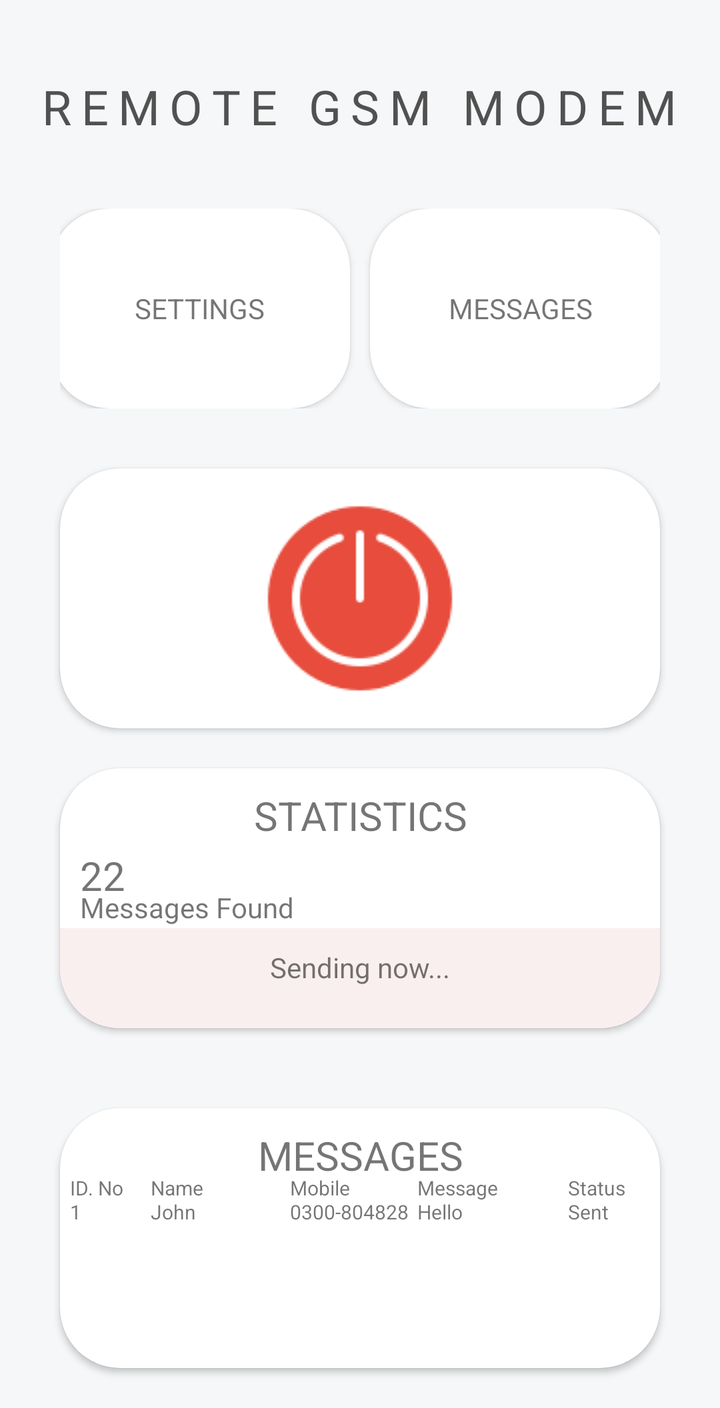
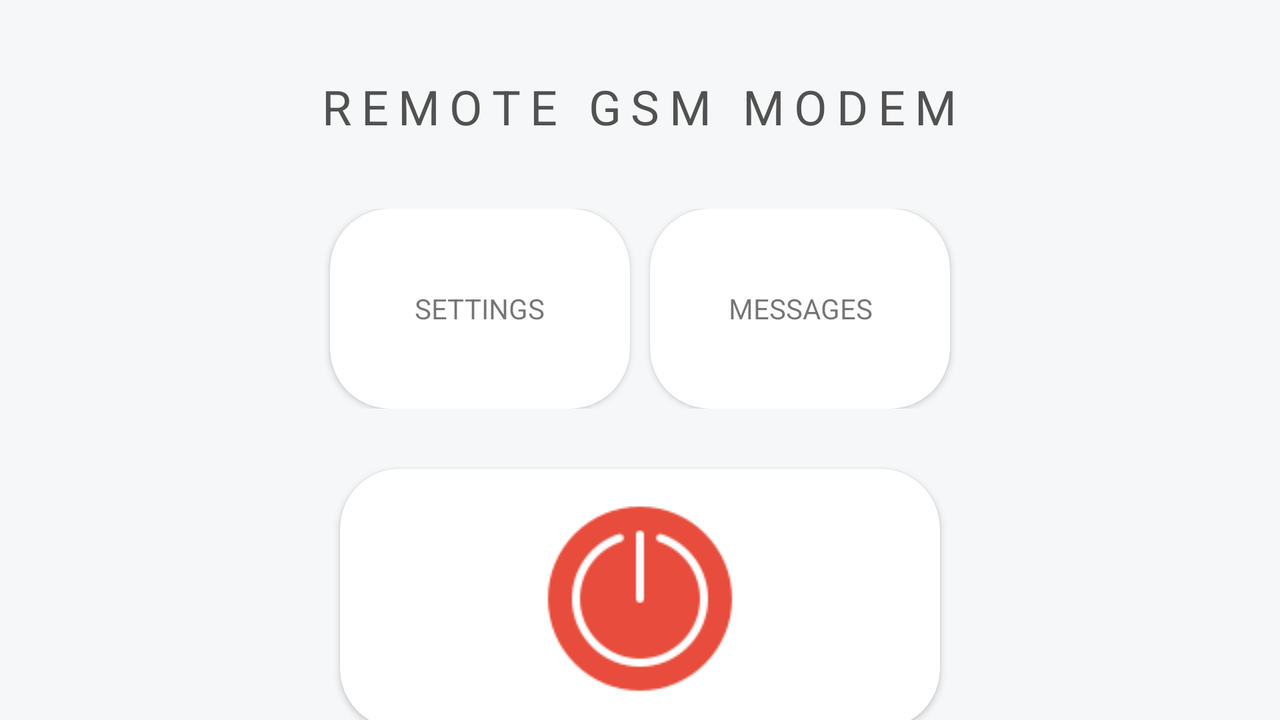

First picture: res/layout/ on a phone held upright. Second picture: the repository's own variant of that layout, on a device whose configuration matches the variant's folder. Source for both follows.
<!-- AndroidManifest.xml: application theme Theme.RemoteGSMModem -->
<!-- res/layout/activity_main2.xml -->
<?xml version="1.0" encoding="utf-8"?>
<ScrollView
    xmlns:android="http://schemas.android.com/apk/res/android"
    xmlns:app="http://schemas.android.com/apk/res-auto"
    xmlns:tools="http://schemas.android.com/tools"
    android:layout_width="match_parent"
    android:layout_height="match_parent"
    tools:context=".MainActivity2"
    android:background="#F6F7F8"
    >

    
    <LinearLayout
        android:id="@+id/LL_MainLayout_1"
        android:layout_width="match_parent"
        android:layout_height="wrap_content"
        android:orientation="vertical"
        app:layout_constraintEnd_toEndOf="parent"
        app:layout_constraintStart_toStartOf="parent"
        app:layout_constraintTop_toTopOf="parent">

        
        <TextView
            android:layout_width="wrap_content"
            android:layout_height="wrap_content"
            android:layout_gravity="center"
            android:layout_marginTop="32dp"
            android:gravity="center"
            android:letterSpacing="0.2"
            android:padding="5dp"
            android:rotation="0"
            android:rotationY="0"
            android:text="REMOTE GSM MODEM"
            android:textAllCaps="false"
            android:textColor="#515151"
            android:textSize="24sp"
            android:textStyle="normal"

            app:layout_constraintStart_toStartOf="parent"
            app:layout_constraintTop_toTopOf="parent" />
        


        
        <LinearLayout
            android:id="@+id/ll_CardViews"
            android:layout_width="match_parent"
            android:layout_height="wrap_content"
            android:layout_margin="20dp"
            android:layout_marginStart="20dp"
            android:layout_marginLeft="20dp"
            android:gravity="center"
            android:orientation="horizontal"
            android:padding="10dp"
            app:layout_constraintHorizontal_bias="1.0"
            app:layout_constraintStart_toStartOf="parent"
            app:layout_constraintTop_toBottomOf="@+id/tvRetroResponse_status01">

            
            <androidx.cardview.widget.CardView
                android:id="@+id/card_view_settings"
                android:layout_width="150dp"
                android:layout_height="100dp"
                android:layout_marginEnd="10dp"
                android:layout_marginRight="10dp"
                app:cardCornerRadius="30dp">
                
                <LinearLayout

                    android:layout_width="wrap_content"
                    android:layout_height="wrap_content"
                    android:layout_gravity="center"
                    android:gravity="center"
                    android:orientation="vertical">

                    <ImageView
                        android:id="@+id/imgSettings"
                        android:layout_width="wrap_content"
                        android:layout_height="wrap_content"
                        android:adjustViewBounds="true"
                        android:contentDescription="Setting"
                        android:minWidth="150dp"
                        android:scaleType="center"
                        android:src="@drawable/ic_baseline_settings_24" />

                    <TextView
                        android:id="@+id/info_text1"
                        android:layout_width="wrap_content"
                        android:layout_height="match_parent"
                        android:layout_gravity="center"
                        android:gravity="center"
                        android:text="SETTINGS" />

                </LinearLayout>

            </androidx.cardview.widget.CardView>

            
            <androidx.cardview.widget.CardView
                android:id="@+id/card_view_messages"
                android:layout_width="150dp"
                android:layout_height="100dp"
                app:cardCornerRadius="30dp">
                
                <LinearLayout
                    android:layout_width="wrap_content"
                    android:layout_height="wrap_content"
                    android:layout_gravity="center"
                    android:gravity="center"
                    android:orientation="vertical">

                    <ImageView
                        android:id="@+id/imgSendMessage"
                        android:layout_width="wrap_content"
                        android:layout_height="wrap_content"
                        android:adjustViewBounds="true"
                        android:contentDescription="Messages"
                        android:minWidth="150dp"
                        android:scaleType="center"
                        android:src="@drawable/ic_baseline_send_24" />

                    <TextView
                        android:id="@+id/info_text2"
                        android:layout_width="wrap_content"
                        android:layout_height="match_parent"
                        android:layout_gravity="center"
                        android:gravity="center"
                        android:text="MESSAGES" />

                </LinearLayout>

            </androidx.cardview.widget.CardView>

        </LinearLayout>
        


        
        <androidx.cardview.widget.CardView
            android:id="@+id/card_view_on_off"
            android:layout_width="300dp"
            android:layout_height="130dp"
            android:layout_gravity="center"
            app:cardCornerRadius="30dp">
            

            
            <ImageButton
                android:id="@+id/ibStartThread"
                android:layout_width="100dp"
                android:layout_height="100dp"
                android:layout_gravity="center"
                android:onClick="btnClickStartThread"
                android:adjustViewBounds="true"
                android:background="@drawable/icons8_off"
                android:paddingTop="10dp"
                android:scaleType="center"
                app:layout_constraintEnd_toEndOf="parent"
                app:layout_constraintHorizontal_bias="0.498"
                app:layout_constraintStart_toStartOf="parent" />
            

        </androidx.cardview.widget.CardView>
        

        
        <androidx.cardview.widget.CardView
            android:id="@+id/card_view_statistics"
            android:layout_width="300dp"
            android:layout_height="130dp"
            android:layout_gravity="center"
            android:layout_margin="20dp"
            android:padding="20dp"
            app:cardCornerRadius="30dp">


            
            <TextView
                android:layout_width="match_parent"
                android:layout_height="match_parent"
                android:layout_gravity="center"
                android:gravity="center_horizontal"
                android:padding="10dp"
                android:text="STATISTICS"
                android:textSize="20sp" />

            
            <TextView
                android:id="@+id/tvMessagesFound"
                android:layout_width="match_parent"
                android:layout_height="match_parent"
                android:layout_gravity="start"
                android:layout_marginTop="30dp"
                android:gravity="start"
                android:padding="10dp"
                android:text="22"
                android:textSize="20sp" />

            
            <TextView
                android:id="@+id/tvMessagesFoundtxt"
                android:layout_width="match_parent"
                android:layout_height="match_parent"
                android:layout_gravity="start"
                android:layout_marginTop="50dp"
                android:gravity="start"
                android:padding="10dp"
                android:text="Messages Found" />

            
            <TextView
                android:layout_width="match_parent"
                android:layout_height="match_parent"
                android:layout_gravity="center_horizontal"
                android:layout_marginTop="80dp"
                android:background="#FAEFEF"
                android:gravity="center_horizontal"
                android:padding="10dp"
                android:text="Sending now..." />


        </androidx.cardview.widget.CardView>
        

        
        <androidx.cardview.widget.CardView
            android:id="@+id/card_view_messages_2"
            android:layout_width="300dp"
            android:layout_height="130dp"
            android:layout_gravity="center"
            android:layout_margin="20dp"
            android:padding="20dp"
            app:cardCornerRadius="30dp">

            
            <TextView
                android:layout_width="match_parent"
                android:layout_height="match_parent"
                android:layout_gravity="center"
                android:gravity="center_horizontal"
                android:padding="10dp"
                android:text="MESSAGES"
                android:textSize="20sp" />

            
            <LinearLayout
                android:id="@+id/ll_messages"
                android:layout_width="match_parent"
                android:layout_height="wrap_content"
                android:layout_marginTop="28dp"
                android:orientation="horizontal"
                android:paddingTop="8dp"
                android:padding="5dp"
                android:background="@drawable/gradient_background"
                android:weightSum="50">

                
                <TextView
                    android:layout_width="0dp"
                    android:layout_height="match_parent"
                    android:layout_weight="7"
                    android:textSize="10sp"
                    android:text="ID. No" />

                
                <TextView
                    android:layout_width="0dp"
                    android:layout_height="match_parent"
                    android:layout_weight="12"
                    android:textSize="10sp"
                    android:text="Name" />

                
                <TextView
                    android:layout_width="0dp"
                    android:layout_height="match_parent"
                    android:layout_weight="11"
                    android:textSize="10sp"
                    android:text="Mobile" />

                
                <TextView
                    android:layout_width="0dp"
                    android:layout_height="match_parent"
                    android:layout_weight="13"
                    android:textSize="10sp"
                    android:text="Message" />

                
                <TextView
                    android:layout_width="0dp"
                    android:layout_height="match_parent"
                    android:layout_weight="7"
                    android:textSize="10sp"
                    android:text="Status" />

            </LinearLayout>
            

            
            <LinearLayout
                android:layout_width="match_parent"
                android:layout_height="wrap_content"
                android:layout_marginTop="25dp"
                android:background="@drawable/gradient_background"
                android:orientation="horizontal"
                android:padding="5dp"
                android:layout_marginVertical="40dp"
                android:weightSum="50">

                
                <TextView
                    android:id="@+id/tvMsg_srno"
                    android:layout_width="0dp"
                    android:layout_height="match_parent"
                    android:layout_weight="7"
                    android:text="1"
                    android:textSize="10sp" />

                
                <TextView
                    android:id="@+id/tvMsg_name"
                    android:layout_width="0dp"
                    android:layout_height="match_parent"
                    android:layout_weight="12"
                    android:text="John"
                    android:textSize="10sp" />

                
                <TextView
                    android:id="@+id/tvMsg_mobile"
                    android:layout_width="0dp"
                    android:layout_height="match_parent"
                    android:layout_weight="11"
                    android:text="0300-804828"
                    android:textSize="10sp" />

                
                <TextView
                    android:id="@+id/tvMsg_msg"
                    android:layout_width="0dp"
                    android:layout_height="match_parent"
                    android:layout_weight="13"
                    android:text="Hello"
                    android:textSize="10sp" />

                
                <TextView
                    android:id="@+id/tvMsg_status"
                    android:layout_width="0dp"
                    android:layout_height="match_parent"
                    android:layout_weight="7"
                    android:text="Sent"
                    android:textSize="10sp" />
            </LinearLayout>
            


        </androidx.cardview.widget.CardView>
        

    </LinearLayout>
    

</ScrollView>
<!-- resources referenced by this layout -->
<resources>
  <!-- drawable gradient_background (drawable) -->
  <?xml version="1.0" encoding="utf-8"?>
  <selector xmlns:android="http://schemas.android.com/apk/res/android">
      <item>
          <shape android:shape="line" android:thickness="10dp"
              android:tint="@color/black">
  
          </shape>
  
  
  
  
  
  
  
      </item>
  </selector>
  <!-- drawable icons8_off: png bitmap (drawable, 4351 bytes) -->
  <style name="Theme.RemoteGSMModem" parent="Theme.MaterialComponents.DayNight.DarkActionBar">
          
          <item name="colorPrimary">@color/purple_500</item>
          <item name="colorPrimaryVariant">@color/purple_700</item>
          <item name="colorOnPrimary">@color/white</item>
          
          <item name="colorSecondary">@color/teal_200</item>
          <item name="colorSecondaryVariant">@color/teal_700</item>
          <item name="colorOnSecondary">@color/black</item>
          
          <item name="android:statusBarColor" tools:targetApi="l">?attr/colorPrimaryVariant</item>
          
      </style>
</resources>
<!-- res/layout-land/activity_main2.xml (the repository's variant of the layout above) -->
<!-- drawn on the phone turned sideways -->
<?xml version="1.0" encoding="utf-8"?>
<androidx.constraintlayout.widget.ConstraintLayout
    xmlns:android="http://schemas.android.com/apk/res/android"
    xmlns:app="http://schemas.android.com/apk/res-auto"
    xmlns:tools="http://schemas.android.com/tools"
    android:layout_width="match_parent"
    android:layout_height="match_parent"
    tools:context=".MainActivity2"
    android:background="#F6F7F8"
    >

    <LinearLayout
        android:id="@+id/LL_MainLayout_1"
        android:layout_width="match_parent"
        android:layout_height="wrap_content"
        android:orientation="vertical"
        app:layout_constraintTop_toTopOf="parent">

        
        <TextView
            android:id="@+id/tvRetroResponse_status01"
            android:layout_width="wrap_content"
            android:layout_height="wrap_content"
            android:layout_gravity="center"
            android:layout_marginTop="32dp"
            android:gravity="center"
            android:letterSpacing="0.2"
            android:padding="5dp"
            android:rotation="0"
            android:rotationY="0"
            android:text="REMOTE GSM MODEM"
            android:textAllCaps="false"
            android:textColor="#515151"
            android:textSize="24sp"
            android:textStyle="normal"

            app:layout_constraintStart_toStartOf="parent"
            app:layout_constraintTop_toTopOf="parent" />
        


        
        <LinearLayout
            android:id="@+id/ll_CardViews"
            android:layout_width="match_parent"
            android:layout_height="wrap_content"
            android:layout_margin="20dp"
            android:layout_marginStart="20dp"
            android:layout_marginLeft="20dp"
            android:gravity="center"
            android:orientation="horizontal"
            android:padding="10dp"
            app:layout_constraintHorizontal_bias="1.0"
            app:layout_constraintStart_toStartOf="parent"
            app:layout_constraintTop_toBottomOf="@+id/tvRetroResponse_status01">

            
            <androidx.cardview.widget.CardView
                android:id="@+id/card_view1"
                android:layout_width="150dp"
                android:layout_height="100dp"
                android:layout_marginEnd="10dp"
                android:layout_marginRight="10dp"
                app:cardCornerRadius="30dp">
                
                <LinearLayout

                    android:layout_width="wrap_content"
                    android:layout_height="wrap_content"
                    android:layout_gravity="center"
                    android:gravity="center"
                    android:orientation="vertical">

                    <ImageView
                        android:id="@+id/imgSettings"
                        android:layout_width="wrap_content"
                        android:layout_height="wrap_content"
                        android:adjustViewBounds="true"
                        android:contentDescription="Setting"
                        android:minWidth="150dp"
                        android:scaleType="center"
                        android:src="@drawable/ic_baseline_settings_24" />

                    <TextView
                        android:id="@+id/info_text1"
                        android:layout_width="wrap_content"
                        android:layout_height="match_parent"
                        android:layout_gravity="center"
                        android:gravity="center"
                        android:text="SETTINGS"
                          />

                </LinearLayout>

            </androidx.cardview.widget.CardView>

            
            <androidx.cardview.widget.CardView
                android:id="@+id/card_view2"
                android:layout_width="150dp"
                android:layout_height="100dp"
                app:cardCornerRadius="30dp">
                
                <LinearLayout
                    android:layout_width="wrap_content"
                    android:layout_height="wrap_content"
                    android:layout_gravity="center"
                    android:gravity="center"
                    android:orientation="vertical">

                    <ImageView
                        android:id="@+id/imgSendMessage"
                        android:layout_width="wrap_content"
                        android:layout_height="wrap_content"
                        android:adjustViewBounds="true"
                        android:contentDescription="Messages"
                        android:minWidth="150dp"
                        android:scaleType="center"
                        android:src="@drawable/ic_baseline_send_24" />

                    <TextView
                        android:id="@+id/info_text2"
                        android:layout_width="wrap_content"
                        android:layout_height="match_parent"
                        android:layout_gravity="center"
                        android:gravity="center"
                        android:text="MESSAGES"
                         />

                </LinearLayout>

            </androidx.cardview.widget.CardView>

        </LinearLayout>
        


        
        <androidx.cardview.widget.CardView
            android:id="@+id/card_view3"
            android:layout_width="300dp"
            android:layout_height="130dp"
            android:layout_gravity="center"
            app:cardCornerRadius="30dp">
            

            
            <ImageButton
                android:id="@+id/ibStartThread"
                android:layout_width="100dp"
                android:layout_height="100dp"
                android:layout_gravity="center"

                android:adjustViewBounds="true"
                android:background="@drawable/icons8_off"
                android:paddingTop="10dp"
                android:scaleType="center"
                app:layout_constraintEnd_toEndOf="parent"
                app:layout_constraintHorizontal_bias="0.498"
                app:layout_constraintStart_toStartOf="parent"
                 />
            

        </androidx.cardview.widget.CardView>
        

        
        <androidx.cardview.widget.CardView
            android:id="@+id/card_view4"
            android:layout_width="300dp"
            android:layout_height="130dp"
            android:layout_gravity="center"
            android:padding="20dp"
            android:layout_margin="20dp"
            app:cardCornerRadius="30dp">



            
            <TextView
                android:layout_width="match_parent"
                android:layout_height="match_parent"
                android:layout_gravity="center"
                android:gravity="center_horizontal"
                android:padding="10dp"
                android:textSize="20sp"
                android:text="STATISTICS"
                />

            <TextView
                android:layout_width="match_parent"
                android:layout_height="match_parent"
                android:layout_gravity="start"
                android:gravity="start"
                android:padding="10dp"
                android:textSize="20sp"

                android:layout_marginTop="30dp"
                android:text="22"
                />

            <TextView
                android:layout_width="match_parent"
                android:layout_height="match_parent"
                android:layout_gravity="start"
                android:gravity="start"
                android:layout_marginTop="50dp"
                android:padding="10dp"
                android:text="Messages Found"
                />





            <TextView
                android:layout_width="match_parent"
                android:layout_height="match_parent"
                android:layout_gravity="center_horizontal"
                android:gravity="center_horizontal"
                android:layout_marginTop="80dp"
                android:padding="10dp"
                android:background="#FAEFEF"
                android:text="Sending now..."
                />


        </androidx.cardview.widget.CardView>
        

    </LinearLayout>



</androidx.constraintlayout.widget.ConstraintLayout>
<!-- resources referenced by the variant -->
<!-- as the phone turned sideways resolves them -->
<resources>
  <!-- drawable icons8_off: png bitmap (drawable, 4351 bytes) -->
  <style name="Theme.RemoteGSMModem" parent="Theme.MaterialComponents.DayNight.DarkActionBar">
          
          <item name="colorPrimary">@color/purple_500</item>
          <item name="colorPrimaryVariant">@color/purple_700</item>
          <item name="colorOnPrimary">@color/white</item>
          
          <item name="colorSecondary">@color/teal_200</item>
          <item name="colorSecondaryVariant">@color/teal_700</item>
          <item name="colorOnSecondary">@color/black</item>
          
          <item name="android:statusBarColor" tools:targetApi="l">?attr/colorPrimaryVariant</item>
          
      </style>
</resources>
